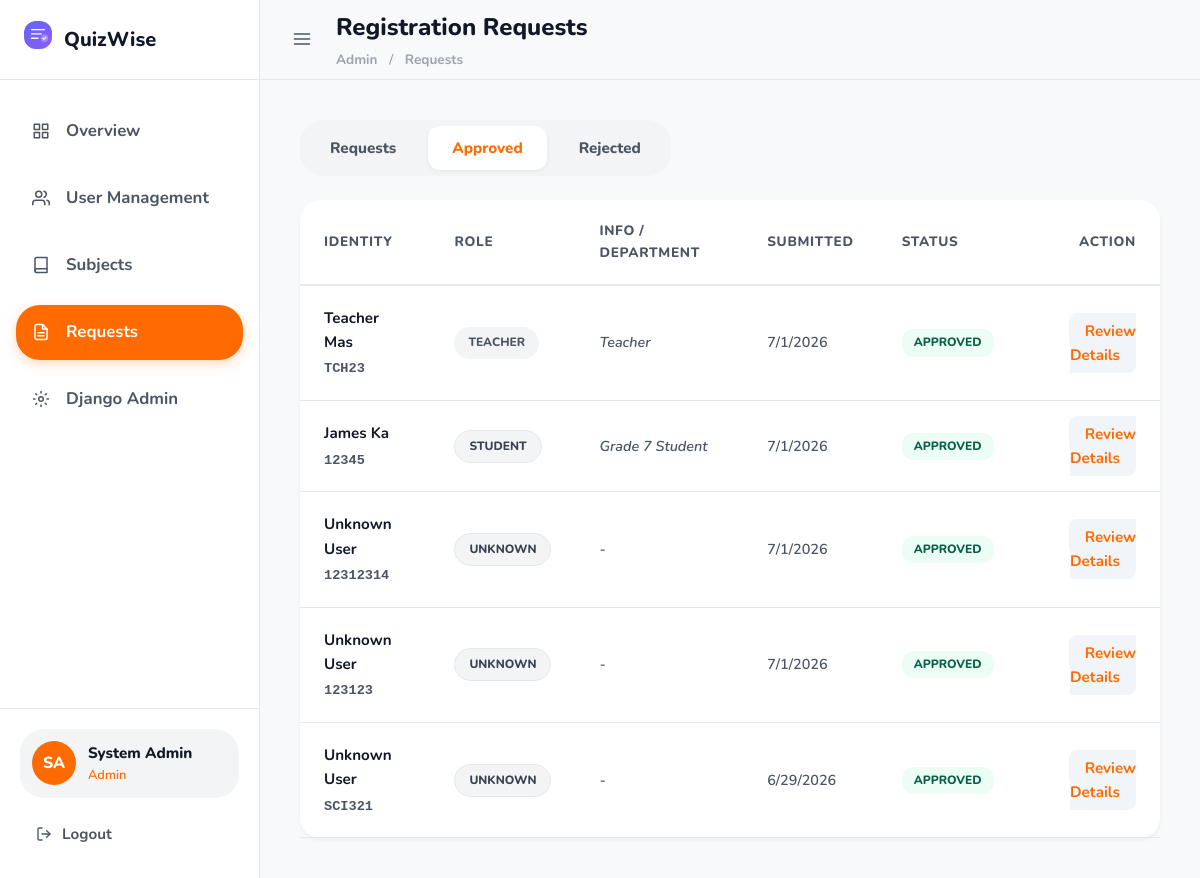
/admin-dashboard/registration-requests/?status=approved (signed in), run on the app's committed database.
### accounts/models.py (models this page shows, shortened)
class CustomUser(AbstractUser):
    ROLE_ADMIN = 0
    ROLE_TEACHER = 1
    ROLE_STUDENT = 2
    ROLE_CHOICES = [
        (ROLE_ADMIN, 'Admin'),
        (ROLE_TEACHER, 'Teacher'),
        (ROLE_STUDENT, 'Student'),
    ]
    user_id = models.UUIDField(
        primary_key=True,
        default=uuid.uuid4,
        editable=False
    )
    school_id = models.CharField(
        max_length=20,
        unique=True,
        help_text='School-issued ID number (used to log in)'
    )
    role = models.IntegerField(
        choices=ROLE_CHOICES,
        default=ROLE_STUDENT
    )
    first_name = models.CharField(max_length=100, blank=False)
    last_name = models.CharField(max_length=100, blank=False)
    is_active = models.BooleanField(default=True)
    created_at = models.DateTimeField(auto_now_add=True)
    USERNAME_FIELD = 'school_id'
    REQUIRED_FIELDS = ['username', 'first_name', 'last_name', 'role']
    class Meta:
        db_table = 'users'
    @property
    def full_name(self):
        return f"{self.first_name} {self.last_name}"

class RegistrationRequest(models.Model):
    STATUS_PENDING = 'pending'
    STATUS_APPROVED = 'approved'
    STATUS_REJECTED = 'rejected'
    STATUS_CHOICES = [
        (STATUS_PENDING, 'Pending'),
        (STATUS_APPROVED, 'Approved'),
        (STATUS_REJECTED, 'Rejected'),
    ]
    GRADE_CHOICES = [
        (7, 'Grade 7'),
        (8, 'Grade 8'),
        (9, 'Grade 9'),
        (10, 'Grade 10'),
    ]
    request_id = models.UUIDField(primary_key=True, default=uuid.uuid4, editable=False)
    school_id = models.CharField(max_length=20, unique=True)
    first_name = models.CharField(max_length=100, null=True, blank=True, default='')
    last_name = models.CharField(max_length=100, null=True, blank=True, default='')
    grade_level = models.IntegerField(choices=GRADE_CHOICES, null=True, blank=True)
    section = models.CharField(max_length=50, blank=True, default='')
    temp_password = models.CharField(max_length=128)
    id_photo_front = models.ImageField(upload_to='registration_requests/front/', null=True, blank=True)
    id_photo_back = models.ImageField(upload_to='registration_requests/back/', null=True, blank=True)
    selfie_photo = models.ImageField(upload_to='registration_requests/selfie/', null=True, blank=True)
    status = models.CharField(max_length=10, choices=STATUS_CHOICES, default=STATUS_PENDING)
    rejection_reason = models.TextField(blank=True, default='')
    submitted_at = models.DateTimeField(auto_now_add=True)
    reviewed_at = models.DateTimeField(null=True, blank=True)
    reviewed_by = models.ForeignKey(
        CustomUser,
        on_delete=models.SET_NULL,
        null=True,
        blank=True,
        related_name='reviewed_requests'
    )
    class Meta:
        db_table = 'registration_requests'
        ordering = ['-submitted_at']

### dashboard/views.py (the view)
# urls.py: path('admin-dashboard/registration-requests/', views.admin_registration_requests, name='admin-reg-requests'),
@login_required
def admin_registration_requests(request):
    if not (request.user.role == CustomUser.ROLE_ADMIN or request.user.is_superuser):
        return redirect('login')
    status_filter = request.GET.get('status', 'pending')
    requests_qs = RegistrationRequest.objects.all().order_by('-submitted_at')
    if status_filter:
        requests_qs = requests_qs.filter(status=status_filter)
    enriched_requests = []
    for req in requests_qs:
        user = CustomUser.objects.filter(school_id=req.school_id).first()
        req.user_info = user
        enriched_requests.append(req)
    context = {
        'requests': enriched_requests,
        'status_filter': status_filter,
        'pending_count': RegistrationRequest.objects.filter(status='pending').count(),
    }
    return render(request, 'dashboard/admin/registration_requests.html', context)

### templates/dashboard/admin/registration_requests.html (shortened to what this page needs)
{% extends 'dashboard/base_dashboard.html' %}
{% block page_title %}Registration Requests{% endblock %}
{% block breadcrumb %}<a href="{% url 'admin-dashboard' %}" style="color: inherit; text-decoration: none;">Admin</a> <span style="margin: 0 8px;">/</span> <a href="{% url 'admin-reg-requests' %}" style="color: inherit; text-decoration: none;">Requests</a>{% endblock %}
{% block sidebar_nav %}
<a href="{% url 'admin-dashboard' %}" class="nav-item">
    <svg width="18" height="18" viewBox="0 0 24 24" fill="none" stroke="currentColor" stroke-width="2" stroke-linecap="round" stroke-linejoin="round"><rect x="3" y="3" width="7" height="7"/><rect x="14" y="3" width="7" height="7"/><rect x="14" y="14" width="7" height="7"/><rect x="3" y="14" width="7" height="7"/></svg>
    <span>Overview</span>
</a>
<a href="{% url 'admin-users' %}" class="nav-item">
    <svg width="18" height="18" viewBox="0 0 24 24" fill="none" stroke="currentColor" stroke-width="2" stroke-linecap="round" stroke-linejoin="round"><path d="M17 21v-2a4 4 0 0 0-4-4H5a4 4 0 0 0-4 4v2"/><circle cx="9" cy="7" r="4"/><path d="M23 21v-2a4 4 0 0 0-3-3.87"/><path d="M16 3.13a4 4 0 0 1 0 7.75"/></svg>
    <span>User Management</span>
</a>
<a href="{% url 'admin-subjects' %}" class="nav-item">
    <svg width="18" height="18" viewBox="0 0 24 24" fill="none" stroke="currentColor" stroke-width="2" stroke-linecap="round" stroke-linejoin="round"><path d="M4 19.5A2.5 2.5 0 0 1 6.5 17H20"/><path d="M6.5 2H20v20H6.5A2.5 2.5 0 0 1 4 19.5v-15A2.5 2.5 0 0 1 6.5 2z"/></svg>
    <span>Subjects</span>
</a>
<a href="{% url 'admin-reg-requests' %}" class="nav-item active">
    <span>Requests</span>
</a>
<a href="/admin/" target="_blank" class="nav-item">
    <span>Django Admin</span>
</a>
{% endblock %}
{% block dashboard_content %}
<div class="filter-tabs" style="margin-bottom: 24px;">
    <a href="{% url 'admin-reg-requests' %}?status=pending" class="filter-tab {% if status_filter == 'pending' %}active{% endif %}">
        Requests {% if pending_count > 0 %}<span class="tab-count">{{ pending_count }}</span>{% endif %}
    </a>
    <a href="{% url 'admin-reg-requests' %}?status=approved" class="filter-tab {% if status_filter == 'approved' %}active{% endif %}">Approved</a>
    <a href="{% url 'admin-reg-requests' %}?status=rejected" class="filter-tab {% if status_filter == 'rejected' %}active{% endif %}">Rejected</a>
</div>
<div class="card" style="border-radius: 20px; border: none; box-shadow: var(--shadow-sm);">
    <div class="card-body" style="padding: 0;">
        <div class="table-wrapper">
            <table class="data-table" style="width: 100%; text-align: left; border-collapse: collapse;">
                <thead>
                    <tr style="border-bottom: 1px solid #f1f5f9; color: var(--text-secondary); font-size: 0.85rem; text-transform: uppercase; letter-spacing: 0.05em;">
                        <th style="padding: 20px 24px;">Identity</th>
                        <th style="padding: 20px 24px;">Role</th>
                        <th style="padding: 20px 24px;">Info / Department</th>
                        <th style="padding: 20px 24px;">Submitted</th>
                        <th style="padding: 20px 24px;">Status</th>
                        <th style="padding: 20px 24px; text-align: right;">Action</th>
                    </tr>
                </thead>
                <tbody>
                    {% for req in requests %}
                    <tr style="border-bottom: 1px solid #f8fafc; transition: background 0.2s;">
                        <td style="padding: 20px 24px;">
                            <div style="font-weight: 700; color: var(--text-primary);">
                                {% if req.user_info %}
                                    {{ req.user_info.first_name }} {{ req.user_info.last_name }}
                                {% else %}
                                    Unknown User
                                {% endif %}
                            </div>
                            <div style="font-size: 0.85rem; color: var(--text-secondary); font-family: monospace; margin-top: 4px;">{{ req.school_id }}</div>
                        </td>
                        <td style="padding: 20px 24px;">
                            <span class="badge {% if req.user_info and req.user_info.role == 1 %}badge-secondary{% else %}badge-grade{% endif %}" style="font-size:0.75rem;">
                                {% if req.user_info %}
                                    {{ req.user_info.get_role_display|upper }}
                                {% else %}
                                    UNKNOWN
                                {% endif %}
                            </span>
                        </td>
                        <td style="padding: 20px 24px; font-size: 0.9rem; font-style: italic; color: var(--text-secondary);">
                            {% if req.user_info and req.user_info.role == 2 %}
                                Grade {{ req.grade_level|default:"None" }} Student
                            {% elif req.user_info and req.user_info.role == 1 %}
                                Teacher
                            {% else %}
                                -
                            {% endif %}
                        </td>
                        <td style="padding: 20px 24px; font-size: 0.9rem; color: var(--text-secondary);">
                            {{ req.submitted_at|date:"n/j/Y" }}
                        </td>
                        <td style="padding: 20px 24px;">
                            <span class="badge
                                {% if req.status == 'pending' %}badge-pending
                                {% elif req.status == 'approved' %}badge-success
                                {% else %}badge-danger{% endif %}"
                                style="font-size:0.75rem; border-radius: 12px; padding: 4px 12px;">
                                {{ req.status|upper }}
                            </span>
                        </td>
                        <td style="padding: 20px 24px; text-align: right;">
                            <a href="{% url 'admin-review-request' req.request_id %}" class="btn" style="background: #f1f5f9; color: var(--color-primary); border-radius: 8px; font-weight: 700; padding: 8px 16px; text-decoration: none;">
                                Review Details
                            </a>
                        </td>
                    </tr>
                    {% empty %}
                    <tr>
                        <td colspan="6" style="padding: 48px; text-align: center; color: var(--text-secondary);">
                            No {{ status_filter }} registration requests found.
                        </td>
                    </tr>
                    {% endfor %}
                </tbody>
            </table>
        </div>
    </div>
</div>
{% endblock %}

### templates/dashboard/base_dashboard.html (shortened to what this page needs)
{% load static %}
<!DOCTYPE html>
<html lang="en">
<head>
    <link rel="stylesheet" href="{% static 'css/main.css' %}?v={% now 'U' %}">
    <link rel="stylesheet" href="{% static 'css/dashboard.css' %}?v={% now 'U' %}">
</head>
<body class="dashboard-page">
<div class="app-layout">
    <aside class="sidebar" id="sidebar">
        <div class="sidebar-header">
            <div class="sidebar-brand">
                <div class="brand-icon">
                </div>
                <span class="brand-text">QuizWise</span>
            </div>
        </div>
        <nav class="sidebar-nav">
            {% block sidebar_nav %}{% endblock %}
        </nav>
        <div class="sidebar-footer">
            <div class="user-card">
                <div class="user-avatar">{{ request.user.first_name|first }}{{ request.user.last_name|first }}</div>
                <div class="user-info">
                    <div class="user-name">{{ request.user.full_name }}</div>
                    <div class="user-role">{{ request.user.get_role_display }}</div>
                </div>
            </div>
            <a href="{% url 'logout' %}" class="logout-btn">
                <svg width="16" height="16" viewBox="0 0 24 24" fill="none" stroke="currentColor" stroke-width="2" stroke-linecap="round" stroke-linejoin="round">
                    <path d="M9 21H5a2 2 0 0 1-2-2V5a2 2 0 0 1 2-2h4"/>
                    <polyline points="16,17 21,12 16,7"/>
                    <line x1="21" y1="12" x2="9" y2="12"/>
                </svg>
                <span>Logout</span>
            </a>
        </div>
    </aside>
    <main class="main-content" id="mainContent">
        <div class="topbar">
            <div class="topbar-left">
                <button class="topbar-toggle" id="sidebarToggle" aria-label="Toggle sidebar">
                    <svg width="20" height="20" viewBox="0 0 24 24" fill="none" stroke="currentColor" stroke-width="2" stroke-linecap="round" stroke-linejoin="round">
                        <line x1="3" y1="12" x2="21" y2="12"/>
                        <line x1="3" y1="6" x2="21" y2="6"/>
                        <line x1="3" y1="18" x2="21" y2="18"/>
                    </svg>
                </button>
                <div class="topbar-title-group">
                    <h1 class="page-title">{% block page_title %}Dashboard{% endblock %}</h1>
                    <div class="breadcrumb">{% block breadcrumb %}{% endblock %}</div>
                </div>
            </div>
    </div>
    <div class="content-area">
        {% block dashboard_content %}{% endblock %}
    </div>
</main>
</div>
</body>
</html>

### static/css/main.css (style rules this page uses)
:root { --color-primary: #FF6B00; --color-primary-light: #FF8E3C; --color-primary-dark: #E65A00; --color-secondary: #FFD54F; --color-accent: #00E676; --color-success: #10b981; --color-warning: #f59e0b; --color-danger: #ef4444; --bg-base: #F8F9FA; --bg-surface: #FFFFFF; --bg-card: #FFFFFF; --bg-card-hover: #FFF3EB; --bg-input: #F3F4F6; --bg-sidebar: #FFFFFF; --text-primary: #111827; --text-secondary: #4B5563; --text-muted: #9CA3AF; --text-inverse: #FFFFFF; --border-color: #E5E7EB; --border-color-focus: rgba(255, 107, 0, 0.4); --shadow-sm: 0 2px 4px rgba(0, 0, 0, 0.05); --shadow-md: 0 8px 16px rgba(0, 0, 0, 0.08); --shadow-lg: 0 16px 32px rgba(255, 107, 0, 0.15); --shadow-glow: 0 0 20px rgba(255, 107, 0, 0.2); --radius-sm: 12px; --radius-md: 24px; --radius-lg: 32px; --radius-xl: 9999px; --transition: all 0.2s cubic-bezier(0.4, 0, 0.2, 1); --transition-slow: all 0.4s cubic-bezier(0.4, 0, 0.2, 1); --sidebar-width: 260px; --sidebar-collapsed: 80px; }
*, *::before, *::after { box-sizing: border-box; margin: 0; padding: 0; }
html { font-size: 16px; scroll-behavior: smooth; }
body { font-family: 'Nunito', -apple-system, BlinkMacSystemFont, sans-serif; background-color: var(--bg-base); color: var(--text-primary); line-height: 1.6; -webkit-font-smoothing: antialiased; }
a { color: var(--color-primary); text-decoration: none; transition: var(--transition); font-weight: 700; }

### data on the page
CustomUser: user.first_name|first "S", user.last_name|first "A", user.full_name "System Admin", user.role "Admin"
RegistrationRequest: user_info.first_name "Teacher", user_info.last_name "Mas", school_id "TCH23", user_info.role "TEACHER", submitted_at "7/1/2026", status "APPROVED"
RegistrationRequest: user_info.first_name "James", user_info.last_name "Ka", school_id "12345", user_info.role "STUDENT", grade_level "7", submitted_at "7/1/2026", status "APPROVED"
RegistrationRequest: shows "Unknown User", school_id "12312314", shows "UNKNOWN", submitted_at "7/1/2026", status "APPROVED"
RegistrationRequest: shows "Unknown User", school_id "123123", shows "UNKNOWN", submitted_at "7/1/2026", status "APPROVED"
RegistrationRequest: shows "Unknown User", school_id "SCI321", shows "UNKNOWN", submitted_at "6/29/2026", status "APPROVED"
